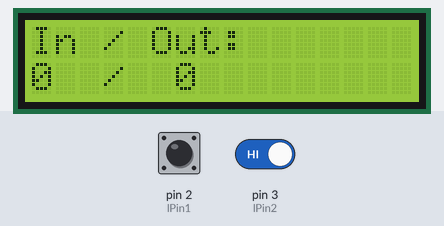
Simulated run of this sketch. Board: Arduino Uno, built with avr-gcc and run on an emulated ATmega328P. On the bench: 16×2 character LCD. Inputs (shaded band) come from the test bench; at power-on: pin 2 (lPin1) HIGH, pin 3 (lPin2) HIGH. What the sketch prints to the serial monitor is not drawn.

Above: at 1.2 s.
1.3 s: pin 2 (lPin1) driven LOW
3.0 s: pin 3 (lPin2) driven LOW
At 4.2 s:
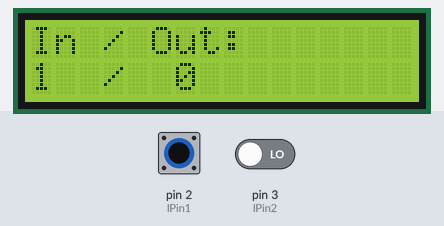
4.5 s: pin 2 (lPin1) pulsed HIGH 5 times (0.12 s each, 0.3 s apart)
At 7.3 s:
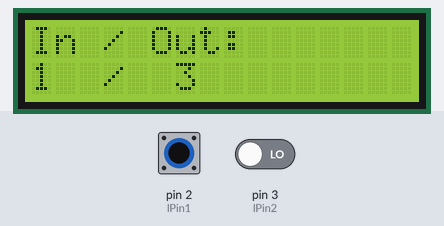
Timing chart, 0 to 8.8 s (numbered marks = the images above; inputs shaded):
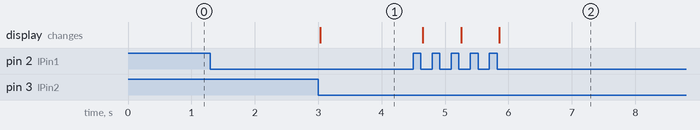

The sketch:

laser_sensor_2.ino
```cpp
// defines pins numbers
const int lPin1 = 2;
const int lPin2 = 3;

// defines variables
int hit1 = 0, hit2 = 0;
int numEntries = 0, numExits = 0;
long stime1 = 0;
long stime2 = 0;

// include the library code:
//#include <LiquidCrystal.h>
#include <Wire.h>
#include <LiquidCrystal_I2C.h>

// Set the LCD I2C address
LiquidCrystal_I2C lcd(0x27, 2, 1, 0, 4, 5, 6, 7, 3, POSITIVE);


void setup() {
  Serial.begin(9600);
  // laser sensors
  pinMode(lPin1, INPUT);
  pinMode(lPin2, INPUT);

  // set up the LCD's number of columns and rows:
  lcd.begin(16, 2);
  //Print a message to the LCD.
  lcd.print("In / Out:");

}

void loop() {
  // set the cursor to column 0, line 1
  lcd.setCursor(0, 1);

  //check sensor1
  int val1 = digitalRead(lPin1);
  if(val1 == 0) {
    Serial.println("Entering...");
    hit1 = 1;
    stime1 = millis();
  }

    //check sensor1
  int val2 = digitalRead(lPin2);
  if(val2 == 0) {
    Serial.println("Exiting...");
    hit2 = 1;
    stime2 = millis();
  }

  //entry was triggered, scan exit until exit is hit
  while(hit1 == 1 && hit2 == 0){
    //check sensor2
    int tempVal2 = digitalRead(lPin2);

    if((millis() - stime1) > 5000){
      //reset the two values
      hit1 = 0;
      hit2 = 0;
      numEntries++;
      Serial.println("\tENTERED");
      delay(25);
      break;
    } else if(tempVal2 == 0) {
      //reset the two values
      hit1 = 0;
      hit2 = 0;
      numEntries++;
      Serial.println("\tENTERED");
      delay(25);
      Serial.println(millis() - stime1);
      break;
    }
  }


  //exit was triggered, scan entry until entry is hit
  while(hit1 == 0 && hit2 == 1){
    //check sensor1
    int tempVal1 = digitalRead(lPin1);

     if((millis() - stime2) > 5000){
      //reset the two values
      hit1 = 0;
      hit2 = 0;
      numExits++;
      Serial.println("\tEXITED");
      delay(25);
      break;
    } else if(tempVal1 == 0) {
      //reset the two values
      hit1 = 0;
      hit2 = 0;
      numExits++;
      Serial.println("\tEXITED");
      delay(25);
      Serial.println(millis() - stime2);
      break;
    }
 }

  if(hit1 == 1 && hit2 == 1){
   //reset the two values
      hit1 = 0;
      hit2 = 0;
 }

  Serial.print(numEntries);
  Serial.print("-----");
  Serial.print(numExits);
  Serial.println();

  // print the number of in and out:
  lcd.print(numEntries);
  lcd.print("  /  ");
  lcd.print(numExits);

  delay(500);
}
```

Measured:
- after the input at 1.3 s, every drawn part: stays the same
- after the input at 3.0 s, the display: changes at once (image 1)
- after the input at 4.5 s, the display: first changes after 0.15 s (image 2 shows a later state)
